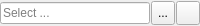
<?xml version="1.0" encoding="UTF-8"?>
<ui version="4.0">
 <class>RB_IdxLineEdit</class>
 <widget class="QWidget" name="RB_IdxLineEdit">
  <property name="geometry">
   <rect>
    <x>0</x>
    <y>0</y>
    <width>200</width>
    <height>26</height>
   </rect>
  </property>
  <property name="windowTitle">
   <string>Form</string>
  </property>
  <layout class="QGridLayout" name="gridLayout">
   <property name="leftMargin">
    <number>0</number>
   </property>
   <property name="topMargin">
    <number>0</number>
   </property>
   <property name="rightMargin">
    <number>0</number>
   </property>
   <property name="bottomMargin">
    <number>0</number>
   </property>
   <property name="spacing">
    <number>0</number>
   </property>
   <item row="0" column="0">
    <layout class="QHBoxLayout" name="horizontalLayout">
     <property name="spacing">
      <number>1</number>
     </property>
     <item>
      <widget class="QLineEdit" name="idxLineEdit">
       <property name="enabled">
        <bool>true</bool>
       </property>
       <property name="acceptDrops">
        <bool>false</bool>
       </property>
       <property name="readOnly">
        <bool>true</bool>
       </property>
       <property name="placeholderText">
        <string>Select ...</string>
       </property>
      </widget>
     </item>
     <item>
      <widget class="QToolButton" name="pbSelect">
       <property name="minimumSize">
        <size>
         <width>24</width>
         <height>24</height>
        </size>
       </property>
       <property name="maximumSize">
        <size>
         <width>24</width>
         <height>24</height>
        </size>
       </property>
       <property name="toolTip">
        <string>Select ...</string>
       </property>
       <property name="text">
        <string>...</string>
       </property>
      </widget>
     </item>
     <item>
      <widget class="QToolButton" name="pbClear">
       <property name="minimumSize">
        <size>
         <width>24</width>
         <height>24</height>
        </size>
       </property>
       <property name="maximumSize">
        <size>
         <width>24</width>
         <height>24</height>
        </size>
       </property>
       <property name="toolTip">
        <string>Clear</string>
       </property>
       <property name="text">
        <string/>
       </property>
       <property name="icon">
        <iconset resource="db.qrc">
         <normaloff>:/images/icons/delete.png</normaloff>:/images/icons/delete.png</iconset>
       </property>
      </widget>
     </item>
    </layout>
   </item>
  </layout>
 </widget>
 <resources>
  <include location="db.qrc"/>
 </resources>
 <connections/>
</ui>
